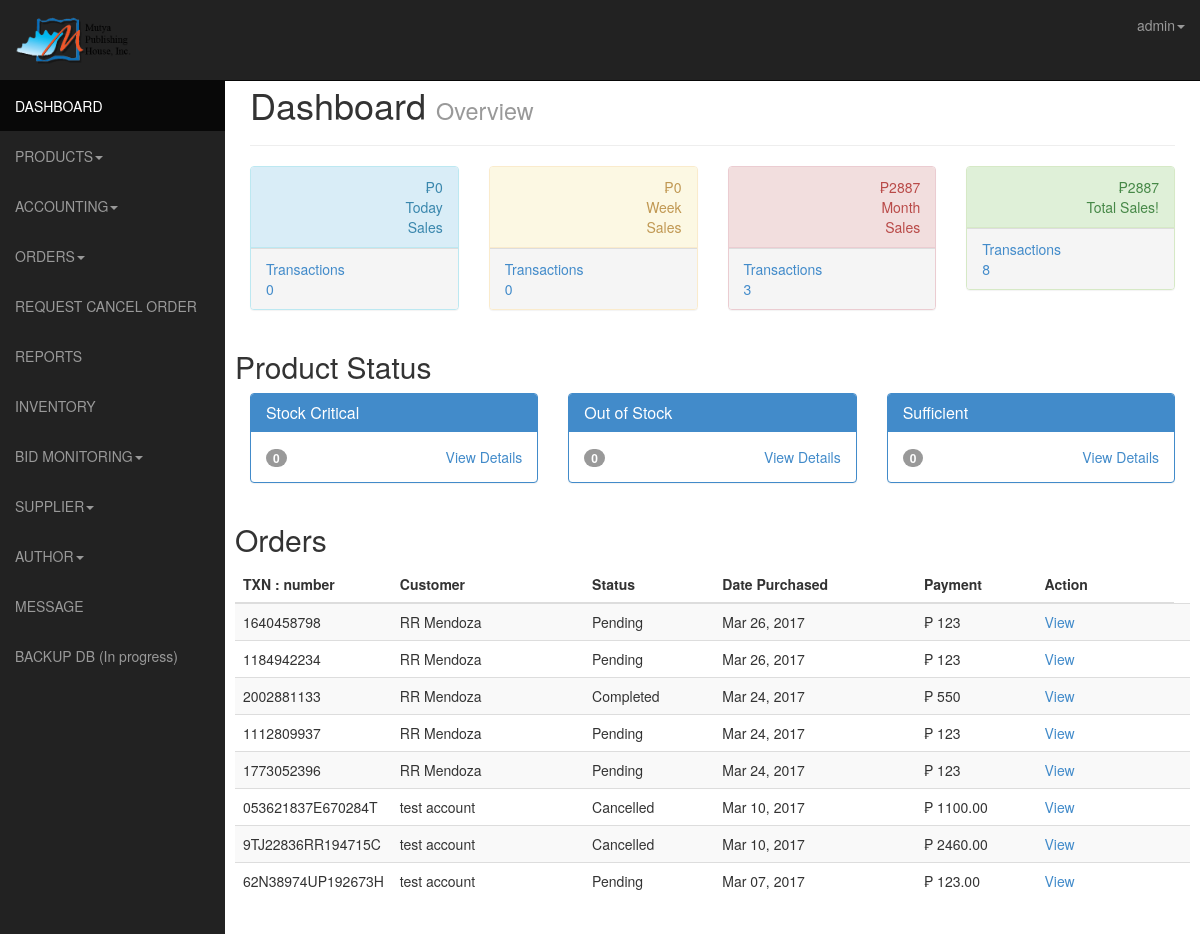
Before: /admin/index.php (signed in) with the older database file.
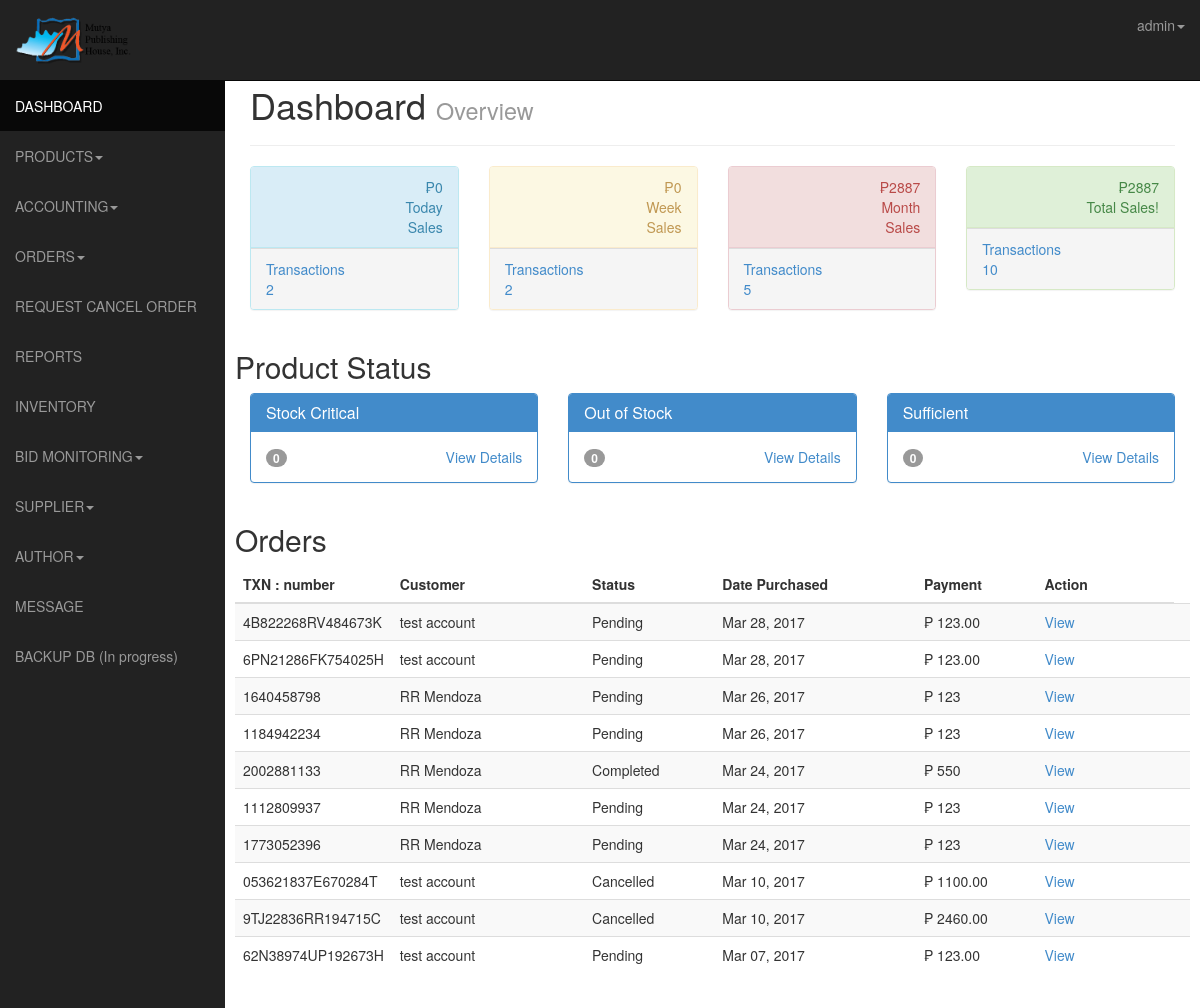
After: the same page with the newer database file.
### tables this page shows
CREATE TABLE IF NOT EXISTS `transactions` (
  `id` int(11) NOT NULL AUTO_INCREMENT,
  `user_id` int(11) NOT NULL,
  `product_id_array` varchar(255) NOT NULL,
  `payer_email` varchar(255) NOT NULL,
  `first_name` varchar(255) NOT NULL,
  `last_name` varchar(255) NOT NULL,
  `month` varchar(4) NOT NULL,
  `day` varchar(4) NOT NULL,
  `year` varchar(4) NOT NULL,
  `payment_date` timestamp NOT NULL DEFAULT CURRENT_TIMESTAMP ON UPDATE CURRENT_TIMESTAMP,
  `mc_gross` varchar(255) NOT NULL,
  `payment_currency` varchar(255) NOT NULL,
  `receiver_email` varchar(255) NOT NULL,
  `payment_type` varchar(255) NOT NULL,
  `payment_status` varchar(255) NOT NULL,
  `txn_type` varchar(255) NOT NULL,
  `payer_status` varchar(255) NOT NULL,
  `address_street` varchar(255) NOT NULL,
  `address_city` varchar(255) NOT NULL,
  `address_state` varchar(255) NOT NULL,
  `address_zip` varchar(255) NOT NULL,
  `address_country` varchar(255) NOT NULL,
  `address_status` varchar(255) NOT NULL,
  `notify_version` varchar(255) NOT NULL,
  `verify_sign` varchar(255) NOT NULL,
  `payer_id` varchar(255) NOT NULL,
  `mc_currency` varchar(255) NOT NULL,
  `mc_fee` varchar(255) NOT NULL,
  `txn_id` varchar(255) NOT NULL,
  `qty` int(11) NOT NULL,
  PRIMARY KEY (`id`)
);

### admin/index.php (the view, shortened to what the rows shown need)
<!DOCTYPE html>
<html lang="en">
  <head>
    <link href="css/bootstrap.css" rel="stylesheet">
    <link href="css/sb-admin.css" rel="stylesheet">
    <link rel="stylesheet" href="css/morris-0.4.3.min.css">
  </head>
  <body>
  <div id="wrapper">
      <nav class="navbar navbar-inverse  navbar-fixed-top" role="navigation">
      <?php include 'template/sidebar.php';?>
    <?php include 'template/top.php';?>
      </nav>
    <?php
      if ($type == 'admin') {
        ?>
      <div id="page-wrapper">
        <div class="row">
          <div class="col-lg-12">
            <h1>Dashboard <small> Overview</small></h1>
          </div>
        </div>
        <div class="row">
    <h2>Product Status</h2>
        </div>
         <div class="row">
            <h2>Orders</h2>
            <div class="table-responsive">
             <table class="table table-striped">
<thead>
<tr>
<th width="15%">TXN : number</th>
    <th width="21%">Customer</th>
    <th width="14%">Status</th>
    <th width="22%">Date Purchased</th>
    <th width="13%">Payment</th>
    <th width="15%">Action</th>
</tr>
</thead>
<tbody>
           <?php
$sql = mysql_query("SELECT * FROM transactions ORDER BY id DESC");
$productCount = mysql_num_rows($sql);
if ($productCount > 0) {
  while($row = mysql_fetch_array($sql)){
       $id = $row['id'];
        $gross = $row["mc_gross"];
        $txn_id = $row["txn_id"];
       $firstname = $row["first_name"];
       $lastname = $row["last_name"];
       $payer_status = $row["payer_status"];
       $street = $row["address_street"];
       $city = $row["address_city"];
       $state = $row["address_state"];
        $country = $row["address_country"];
        $payment_status= $row["payment_status"];
        $cartTotal2="";
       $datepayment = strftime("%b %d, %Y", strtotime($row["payment_date"]));
       if($payment_status=='Completed'){
         $stat=$payment_status;
         }
       else{
         $stat=' '.$payment_status.' <a title="Update Status" href="transactions.php?transactid='.$id.'"><span class="icon-pencil"></span></a>';
         }
 echo'<tr>
    <td height="29">'.$txn_id.'</td>
    <td>'.$firstname.' '. $lastname.'</td>
    <td>'.$stat.'</td>
   <td>'.$datepayment .'</td>
    <td> &#8369; '.$gross.'</td>
  <td><a  data-toggle="modal" href="#transaction'.$id.'">View</a></td>
  <td>
<div class="modal fade" id="transaction'.$id.'" tabindex="-1" role="dialog" aria-labelledby="myModalLabel" aria-hidden="true">
  <div class="modal-dialog">
    <div class="modal-content">
      <div class="modal-header">
        <button type="button" class="close" data-dismiss="modal" aria-hidden="true">&times;</button>
        <h4 class="modal-title" id="myModalLabel">Transaction Details of : '.$firstname.' '.$lastname.' </h4>
      </div>
      <div class="modal-body">
         Billing Address :<span style="font-size: 14px">'.$street.' '.$city.' '.$state.' '.$country.'</span><br/>
           Status : <span style="font-size: 14px">'.$payment_status.'</span><br/>
         Payer Status : <span style="font-size: 14px">'.$payer_status.'</span><br/>
         Date of Transaction : <span style="font-size: 14px">'.$datepayment.'</span><br/>
           Orders:
      <hr /> <div class="row thead">
               <div class="col-lg-2">Item name</div>
                <div class="col-lg-2">Price</div>
                 <div class="col-lg-2">Quantity</div>
                 <div class="col-lg-2">TPrice</div>
             </div>';
  $product_array = $row["product_id_array"];
          $product_id_string = rtrim($product_array, ",");
                $pieces = explode(",", $product_id_string);
                $result = count($pieces);
          for ($i=0; $i<$result; $i++){
                                    list($cat, $quan) = explode("-", $pieces[$i]);
                                    $prod = mysql_query("SELECT * FROM products WHERE id='$cat'");
                                    while($row = mysql_fetch_array($prod)){
                     $price2 = $row['price'];
                    $pricetotal1 = $price2 * $quan;
                    $cartTotal2 = $pricetotal1 + $cartTotal2;
                  }
        }
    echo'
               <hr />
              <div class="row">
               <div class="span2 pull-right">Total Order: &#8369;'.$cartTotal2.'</div>
             </div>
    </div>
      <div class="modal-footer">
        <button type="button" class="btn btn-default" data-dismiss="modal">Close</button>
      </div>
    </div>
  </div>
</div></td>
  </tr>';
    }
}
else {
  echo  '<tr>
    <td height="29" colspan="6"><h4 class=" alert alert_warning">No transactions are being made yet!</h4>  </tr>';
  }
?>
</tbody>
</table>
          </div>
        </div>
      </div>
    </div>
        <?php
      }
     ?>
  </body>
</html>

### admin/template/top.php (shortened to what the rows shown need)
<ul class="nav navbar-nav navbar-right navbar-user">
           <li class="dropdown user-dropdown">
             <a href="#" class="dropdown-toggle" data-toggle="dropdown"><i class="fa fa-user"></i><?php echo $username?><b class="caret"></b></a>
           </li>
         </ul>
       </div>

Changed rows visible on the page:
added transactions: txn "4B822268RV484673K", first_name "test", last_name "account", payment_status "Pending", payment_date "Mar 28, 2017", mc_gross "123.00"
added transactions: txn "6PN21286FK754025H", first_name "test", last_name "account", payment_status "Pending", payment_date "Mar 28, 2017", mc_gross "123.00"
Other visible differences:
$tCount2: "0" → "2"
$weekely: "0" → "2"
$tmonth: "3" → "5"
$transactions: "8" → "10"
